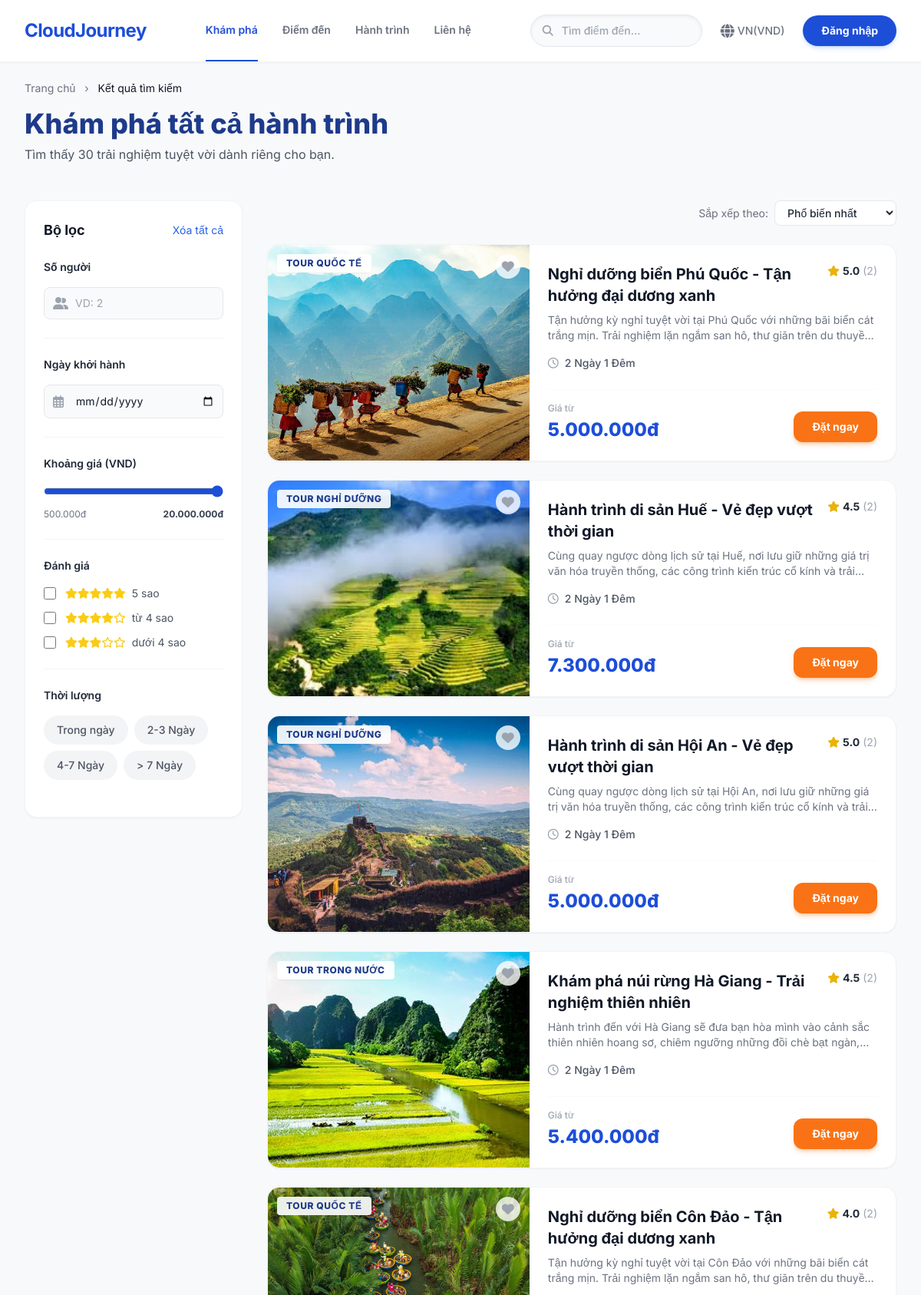
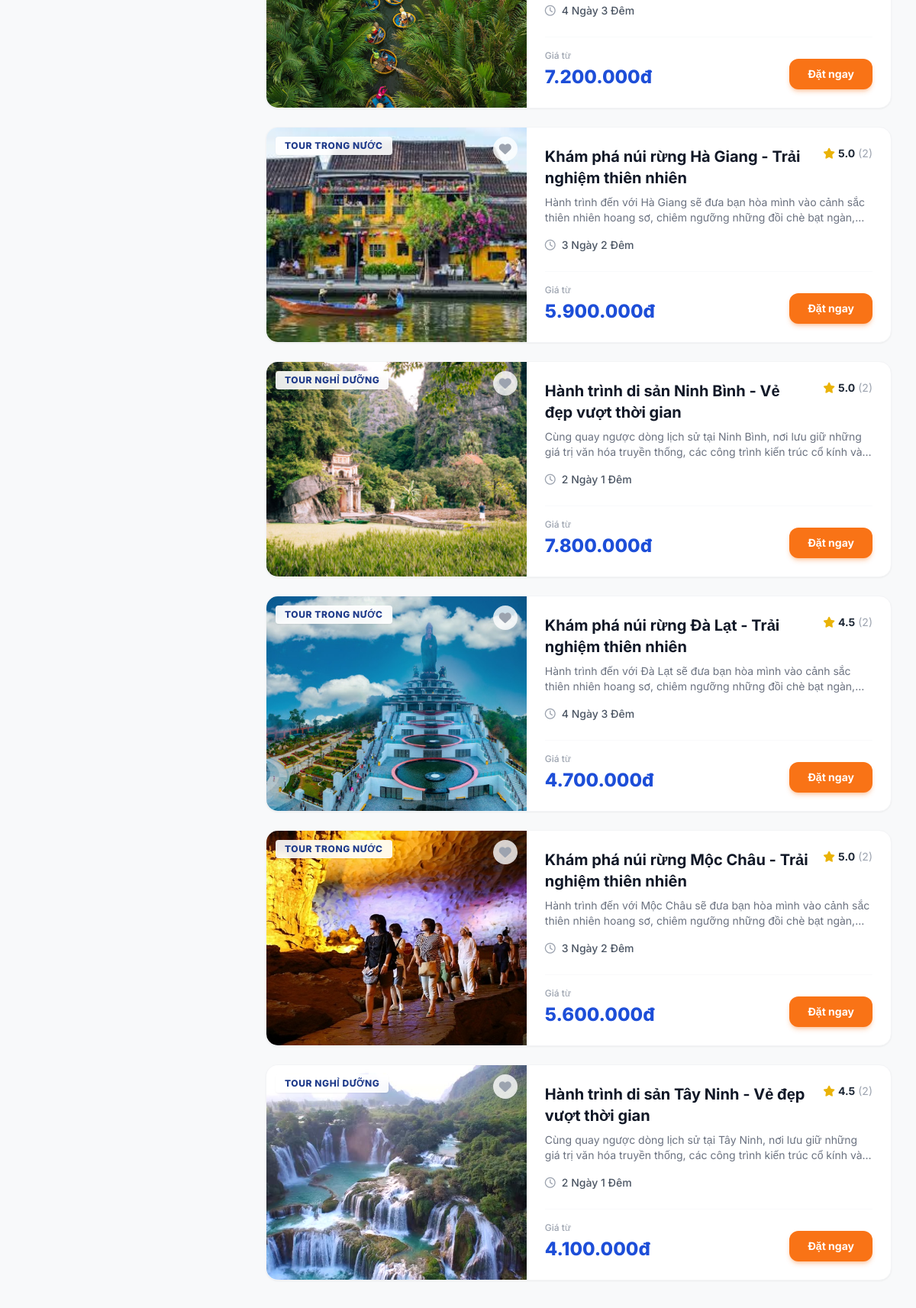
The page /public/index.php?url=tour/index (upper part) on the database its author committed (2 pictures, top to bottom).
### tables this page shows
CREATE TABLE `tours` (
  `id` int(11) NOT NULL,
  `category_id` int(11) NOT NULL,
  `name` varchar(255) NOT NULL,
  `image` varchar(255) DEFAULT 'default_tour.jpg',
  `gallery` longtext DEFAULT NULL CHECK (json_valid(`gallery`)),
  `price` int(11) NOT NULL,
  `rate` decimal(3,1) DEFAULT NULL,
  `review_count` int(11) DEFAULT 0,
  `discount` int(11) DEFAULT 0,
  `departure_date` date NOT NULL,
  `duration` varchar(100) DEFAULT '3 ngày 2 đêm',
  `duration_days` int(11) DEFAULT 1,
  `departure_location` varchar(100) NOT NULL,
  `available_seats` int(11) NOT NULL,
  `status` enum('active','hidden') DEFAULT 'active',
  `description` text DEFAULT NULL,
  `itinerary` longtext DEFAULT NULL CHECK (json_valid(`itinerary`))
);

CREATE TABLE `categories` (
  `id` int(11) NOT NULL,
  `name` varchar(100) NOT NULL,
  `description` text DEFAULT NULL
);

### app/views/tour/list.php (the view, shortened to what the rows shown need)
<?php require_once '../app/views/inc/header.php'; ?>
<div class="bg-[#f8f9fa] pt-6 pb-4">
    <div class="max-w-7xl mx-auto px-4 sm:px-6 lg:px-8">
        <?php
            $displayKeyword = (!empty($keyword) && !empty($tours)) ? $tours[0]['category_name'] : "tất cả hành trình";
        ?>
        <h1 class="text-4xl font-extrabold text-blue-900 mb-2">Khám phá <?= htmlspecialchars($displayKeyword) ?></h1>
    </div>
</div>
<div class="max-w-7xl mx-auto px-4 sm:px-6 lg:px-8 py-8">
    <div class="flex flex-col lg:flex-row gap-8">
        <main class="w-full lg:w-3/4">
            <div class="space-y-6">
                <?php if (empty($tours)): ?>
                    <div class="text-center py-20 bg-white rounded-2xl border border-gray-100">
                        <i class="fas fa-search text-4xl text-gray-300 mb-4"></i>
                        <h3 class="text-lg font-bold text-gray-700">Không tìm thấy trải nghiệm nào</h3>
                        <p class="text-gray-500">Thử thay đổi từ khóa hoặc bộ lọc của bạn.</p>
                    </div>
                <?php else: ?>
                    <?php foreach ($tours as $tour): ?>
                        <div class="flex flex-col md:flex-row bg-white rounded-2xl shadow-sm border border-gray-100 overflow-hidden hover:shadow-md transition-shadow group">
                            <div class="md:w-5/12 h-56 md:h-auto relative overflow-hidden">
                                <?php
                                    $imageSrc = $tour['image'];
                                    if (!filter_var($imageSrc, FILTER_VALIDATE_URL)) {
                                        $imageSrc = "/Project/public/images/tours/" . $imageSrc;
                                    }
                                ?>
                                <img src="<?= htmlspecialchars($imageSrc) ?>"
                                    alt="<?= htmlspecialchars($tour['name']) ?>"
                                    class="w-full h-full object-cover group-hover:scale-105 transition-transform duration-500">
                                <span class="absolute top-3 left-3 bg-white/90 backdrop-blur-sm text-blue-900 px-3 py-1 text-xs font-extrabold tracking-wider uppercase rounded shadow-sm">
                                    <?= htmlspecialchars($tour['category_name']) ?>
                                </span>
                                <button class="absolute top-3 right-3 w-8 h-8 bg-white/80 rounded-full flex items-center justify-center text-gray-400 hover:text-red-500 transition">
                                    <i class="fas fa-heart"></i>
                                </button>
                            </div>
                            <div class="md:w-7/12 p-6 flex flex-col justify-between">
                                <div>
                                    <div class="flex justify-between items-start mb-2">
                                        <a href="/Project/public/index.php?url=tour/detail/<?= $tour['id'] ?>" class="text-xl font-bold text-gray-900 hover:text-blue-700 transition line-clamp-2">
                                            <?= htmlspecialchars($tour['name']) ?>
                                        </a>
                                        <div class="flex items-center text-sm font-bold ml-4 shrink-0">
                                            <?php if (is_null($tour['rate']) || $tour['review_count'] == 0): ?>
                                                <span class="text-gray-400 text-xs italic bg-gray-50 px-2 py-1 rounded">Chưa được đánh giá</span>
                                            <?php else: ?>
                                                <i class="fas fa-star text-yellow-500 mr-1"></i>
                                                <?= number_format($tour['rate'], 1) ?>
                                                <span class="text-gray-400 font-normal ml-1 hover:underline cursor-pointer">(<?= htmlspecialchars($tour['review_count']) ?>)</span>
                                            <?php endif; ?>
                                        </div>
                                    </div>
                                    <p class="text-gray-500 text-sm mb-4 line-clamp-2">
                                        <?= htmlspecialchars($tour['description']) ?>
                                    </p>
                                    <p class="text-sm font-medium text-gray-600 flex items-center">
                                        <i class="far fa-clock text-gray-400 mr-2"></i> <?= htmlspecialchars($tour['duration']) ?>
                                    </p>
                                </div>
                                <div class="flex justify-between items-end mt-6 pt-4 border-t border-gray-50">
                                    <div>
                                        <p class="text-xs text-gray-400 font-medium mb-1">Giá từ</p>
                                        <div class="flex items-baseline">
                                            <p class="text-2xl font-extrabold text-blue-700">
                                                <?= number_format($tour['price'], 0, ',', '.') ?>đ
                                            </p>
                                        </div>
                                    </div>
                                  <?php
                                    $isLoggedIn = isset($_SESSION['user_id']);
                                    $userRole = $_SESSION['user_role'] ?? '';
                                    $userStatus = $_SESSION['user_status'] ?? '';
                                    $hasValidRole = ($userRole === 'admin' || $userRole === 'user');
                                    $isActive = ($userStatus === 'active');
                                    if ($isLoggedIn && $hasValidRole && $isActive) {
                                        $link = "/Project/public/tour/detail/" . $tour['id'];
                                    } else {
                                        $link = "/Project/public/user/login";
                                    }
                                ?>
                                <a href="<?= $link ?>"
                                class="bg-orange-500 hover:bg-orange-600 text-white px-6 py-2.5 rounded-xl text-sm font-bold shadow-md shadow-orange-500/30 transition-all hover:-translate-y-0.5">
                                    Đặt ngay
                                </a>
                                </div>
                            </div>
                        </div>
                    <?php endforeach; ?>
                <?php endif; ?>
            </div>
        </main>
    </div>
</div>
<?php require_once '../app/views/inc/footer.php'; ?>

### rows shown on the page
tours: shows a picture, category.name "TOUR QUỐC TẾ", name "Nghỉ dưỡng biển Phú Quốc - Tận hưởng đại dương xanh", rate "5.0", review_count "2", description "Tận hưởng kỳ nghỉ tuyệt vời tại Phú Quốc với những bãi biển cát trắng mịn. Trải nghiệm lặn ngắm san hô, thư giãn trên du…", duration "2 Ngày 1 Đêm", price "5.000.000"
tours: shows a picture, category.name "TOUR NGHỈ DƯỠNG", name "Hành trình di sản Huế - Vẻ đẹp vượt thời gian", rate "4.5", review_count "2", description "Cùng quay ngược dòng lịch sử tại Huế, nơi lưu giữ những giá trị văn hóa truyền thống, các công trình kiến trúc cổ kính và…", duration "2 Ngày 1 Đêm", price "7.300.000"
tours: shows a picture, category.name "TOUR NGHỈ DƯỠNG", name "Hành trình di sản Hội An - Vẻ đẹp vượt thời gian", rate "5.0", review_count "2", description "Cùng quay ngược dòng lịch sử tại Hội An, nơi lưu giữ những giá trị văn hóa truyền thống, các công trình kiến trúc cổ kính và…", duration "2 Ngày 1 Đêm", price "5.000.000"
tours: shows a picture, category.name "TOUR TRONG NƯỚC", name "Khám phá núi rừng Hà Giang - Trải nghiệm thiên nhiên", rate "4.5", review_count "2", description "Hành trình đến với Hà Giang sẽ đưa bạn hòa mình vào cảnh sắc thiên nhiên hoang sơ, chiêm ngưỡng những đồi chè bạt…", duration "2 Ngày 1 Đêm", price "5.400.000"
tours: shows a picture, category.name "TOUR QUỐC TẾ", name "Nghỉ dưỡng biển Côn Đảo - Tận hưởng đại dương xanh", rate "4.0", review_count "2", description "Tận hưởng kỳ nghỉ tuyệt vời tại Côn Đảo với những bãi biển cát trắng mịn. Trải nghiệm lặn ngắm san hô, thư giãn trên du…", duration "4 Ngày 3 Đêm", price "7.200.000"
tours: shows a picture, category.name "TOUR TRONG NƯỚC", name "Khám phá núi rừng Hà Giang - Trải nghiệm thiên nhiên", rate "5.0", review_count "2", description "Hành trình đến với Hà Giang sẽ đưa bạn hòa mình vào cảnh sắc thiên nhiên hoang sơ, chiêm ngưỡng những đồi chè bạt…", duration "3 Ngày 2 Đêm", price "5.900.000"
tours: shows a picture, category.name "TOUR NGHỈ DƯỠNG", name "Hành trình di sản Ninh Bình - Vẻ đẹp vượt thời gian", rate "5.0", review_count "2", description "Cùng quay ngược dòng lịch sử tại Ninh Bình, nơi lưu giữ những giá trị văn hóa truyền thống, các công trình kiến trúc cổ kính…", duration "2 Ngày 1 Đêm", price "7.800.000"
tours: shows a picture, category.name "TOUR TRONG NƯỚC", name "Khám phá núi rừng Đà Lạt - Trải nghiệm thiên nhiên", rate "4.5", review_count "2", description "Hành trình đến với Đà Lạt sẽ đưa bạn hòa mình vào cảnh sắc thiên nhiên hoang sơ, chiêm ngưỡng những đồi chè bạt…", duration "4 Ngày 3 Đêm", price "4.700.000"
tours: shows a picture, category.name "TOUR TRONG NƯỚC", name "Khám phá núi rừng Mộc Châu - Trải nghiệm thiên nhiên", rate "5.0", review_count "2", description "Hành trình đến với Mộc Châu sẽ đưa bạn hòa mình vào cảnh sắc thiên nhiên hoang sơ, chiêm ngưỡng những đồi chè bạt…", duration "3 Ngày 2 Đêm", price "5.600.000"
tours: shows a picture, category.name "TOUR NGHỈ DƯỠNG", name "Hành trình di sản Tây Ninh - Vẻ đẹp vượt thời gian", rate "4.5", review_count "2", description "Cùng quay ngược dòng lịch sử tại Tây Ninh, nơi lưu giữ những giá trị văn hóa truyền thống, các công trình kiến trúc cổ kính…", duration "2 Ngày 1 Đêm", price "4.100.000"

### other values the page prints
$displayKeyword "tất cả hành trình"
$totalTours "30"
$currentPrice "20.000.000"
